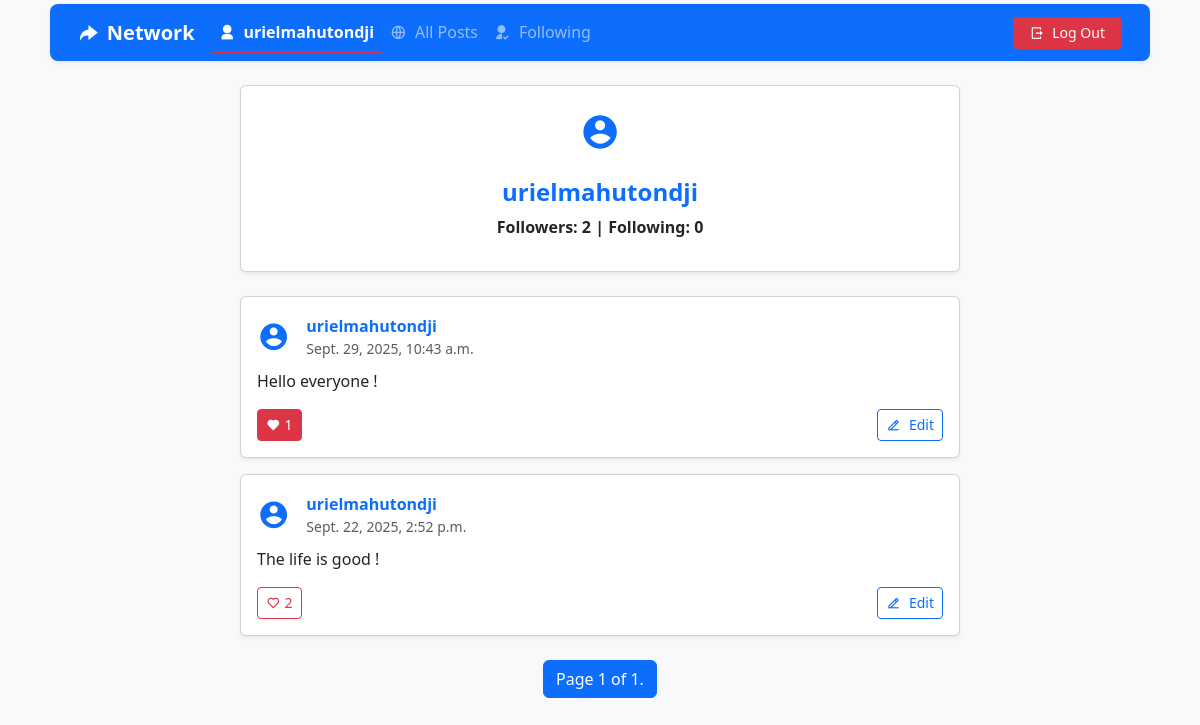
Screenshot of /profile/urielmahutondji (signed in) with the database file from the repository.
### network/models.py (models this page shows, shortened)
class User(AbstractUser):
    pass

class Posts(models.Model):
    user = models.ForeignKey(User, on_delete=models.CASCADE, related_name="posts")
    content = models.TextField()
    timestamp = models.DateTimeField(auto_now_add=True)
    likes = models.ManyToManyField(User, related_name="liked_posts", blank=True)

### network/views.py (the view)
# urls.py: path("profile/<str:username>", views.profile, name="profile"),
@login_required
def profile(request, username):
    try:
        profile_user = User.objects.get(username=username)
    except User.DoesNotExist:
        return HttpResponse("User not found", status=404)
    posts = Posts.objects.filter(user=profile_user).order_by('-timestamp')
    paginator = Paginator(posts, 10)
    page_number = request.GET.get("page")
    page_obj = paginator.get_page(page_number)
    is_following = request.user.following.filter(following=profile_user).exists()
    followers_count = profile_user.followers.count()
    following_count = profile_user.following.count()
    return render(request, "network/profile.html", {
        "profile_user": profile_user,
        "page_obj": page_obj,
        "is_following": is_following,
        "followers_count": followers_count,
        "following_count": following_count
    })

### network/templates/network/profile.html (shortened to what this page needs)
{% extends "network/layout.html" %}
{% load static %}
{% block body %}
<div class="container my-4">
    <div class="row">
        <div class="col-lg-8 mx-auto">
            <div class="card shadow-sm mb-4">
                <div class="card-body text-center">
                    <div class="profile-avatar mb-3">
                        <i class="ri-account-circle-fill text-primary fs-1"></i>
                    </div>
                    <h4 class="fw-bold text-primary">{{ profile_user.username }}</h4>
                    <p class="fw-semibold">
                        Followers: <span id="followers-count">{{ followers_count }}</span> |
                        Following: <span id="following-count">{{ following_count }}</span>
                    </p>
                </div>
            </div>
            <div class="posts-container">
                {% for post in page_obj %}
                    <div class="card shadow-sm mb-3 post-card">
                        <div class="card-body">
                            <div class="d-flex justify-content-between align-items-start mb-2">
                                <div class="d-flex align-items-center">
                                    <div class="profile-avatar me-3">
                                        <i class="ri-account-circle-fill text-primary fs-2"></i>
                                    </div>
                                    <div class="d-flex flex-column">
                                        <a href="{% url 'profile' post.user.username %}" class="mb-0 fw-bold text-primary text-decoration-none">{{ post.user.username }}</a>
                                        <small class="text-muted">{{ post.timestamp }}</small>
                                    </div>
                                </div>
                            </div>
                            <p class="post-content" id="content-{{ post.id }}">
                                {{ post.content }}
                            </p>
                            <div class="d-flex justify-content-between align-items-center mt-3">
                                <button class="btn {% if user in post.likes.all %}btn-danger{% else %}btn-outline-danger{% endif %} btn-sm like-btn" data-post-id="{{ post.id }}">
                                    <i class="{% if user in post.likes.all %}ri-heart-fill{% else %}ri-heart-line{% endif %} me-1"></i><span class="like-count">{{ post.likes.count }}</span>
                                </button>
                                {% if user == post.user %}
                                    <button class="btn btn-outline-primary btn-sm edit-btn" data-post-id="{{ post.id }}">
                                        <i class="ri-edit-2-line me-2"></i>Edit
                                    </button>
                                {% endif %}
                            </div>
                        </div>
                    </div>
                {% empty %}
                    <p class="text-center text-muted">No posts to display.</p>
                {% endfor %}
                <div class="d-flex justify-content-center mt-4">
                    <nav aria-label="Page navigation">
                        <ul class="pagination justify-content-center">
                            <li class="page-item active">
                                <a class="page-link" href="#" aria-current="page">Page {{ page_obj.number }} of {{ page_obj.paginator.num_pages }}.</a>
                            </li>
                        </ul>
                    </nav>
                </div>
            </div>
        </div>
    </div>
</div>
{% endblock %}

### network/templates/network/layout.html (shortened to what this page needs)
{% load static %}
<!DOCTYPE html>
<html lang="en">
    <head>
        <link href="https://cdn.jsdelivr.net/npm/bootstrap@5.3.8/dist/css/bootstrap.min.css" rel="stylesheet">
        <link href="https://cdn.jsdelivr.net/npm/remixicon/fonts/remixicon.css" rel="stylesheet">
        <link href="{% static 'network/styles.css' %}" rel="stylesheet">
    </head>
    <body class="container bg-light">
        <nav class="navbar navbar-expand-lg navbar-dark bg-primary shadow-sm sticky-top rounded-3 mt-1 mx-2 px-3">
        <div class="container-fluid">
            <a class="navbar-brand fw-bold d-flex align-items-center" href="#">
            <i class="ri-share-forward-fill me-2"></i> Network
            </a>
            <div class="collapse navbar-collapse" id="navbarNav">
            <ul class="navbar-nav me-auto mb-2 mb-lg-0">
                {% if user.is_authenticated %}
                <li class="nav-item">
                    <a class="nav-link {% if request.resolver_match.url_name == 'profile' %}active  fw-bold border-bottom border-danger{% endif %}" href="{% url 'profile' user.username %}">
                    <i class="ri-user-3-fill me-1"></i> {{ user.username }}
                    </a>
                </li>
                <li class="nav-item">
                <a class="nav-link {% if request.resolver_match.url_name == 'index' %}active  fw-bold border-bottom border-danger{% endif %}" href="{% url 'index' %}">
                    <i class="ri-global-line me-1"></i> All Posts
                </a>
                </li>
                <li class="nav-item">
                    <a class="nav-link {% if request.resolver_match.url_name == 'following' %}active  fw-bold border-bottom border-danger{% endif %}" href="{% url 'following' %}">
                    <i class="ri-user-follow-fill me-1"></i> Following
                    </a>
                </li>
                {% endif %}
            </ul>
            <ul class="navbar-nav ms-auto">
                {% if user.is_authenticated %}
                <li class="nav-item align-items-end text-end">
                    <a class="btn btn-danger btn-sm px-3 " href="{% url 'logout' %}">
                    <i class="ri-logout-box-r-line me-1"></i> Log Out
                    </a>
                </li>
                {% endif %}
            </ul>
            </div>
        </div>
        </nav>
        <div class="body">
            {% block body %}
            {% endblock %}
        </div>
    </body>
</html>

### rows the page displays
User: username "urielmahutondji"
Posts: user.username "urielmahutondji", timestamp "Sept. 29, 2025, 10:43 a.m.", content "Hello everyone !", likes.count "1"
Posts: user.username "urielmahutondji", timestamp "Sept. 22, 2025, 2:52 p.m.", content "The life is good !", likes.count "2"

### other values shown
{{ followers_count }} "2"
{{ following_count }} "0"
{{ page_obj.number }} "1"
{{ page_obj.paginator.num_pages }} "1"
